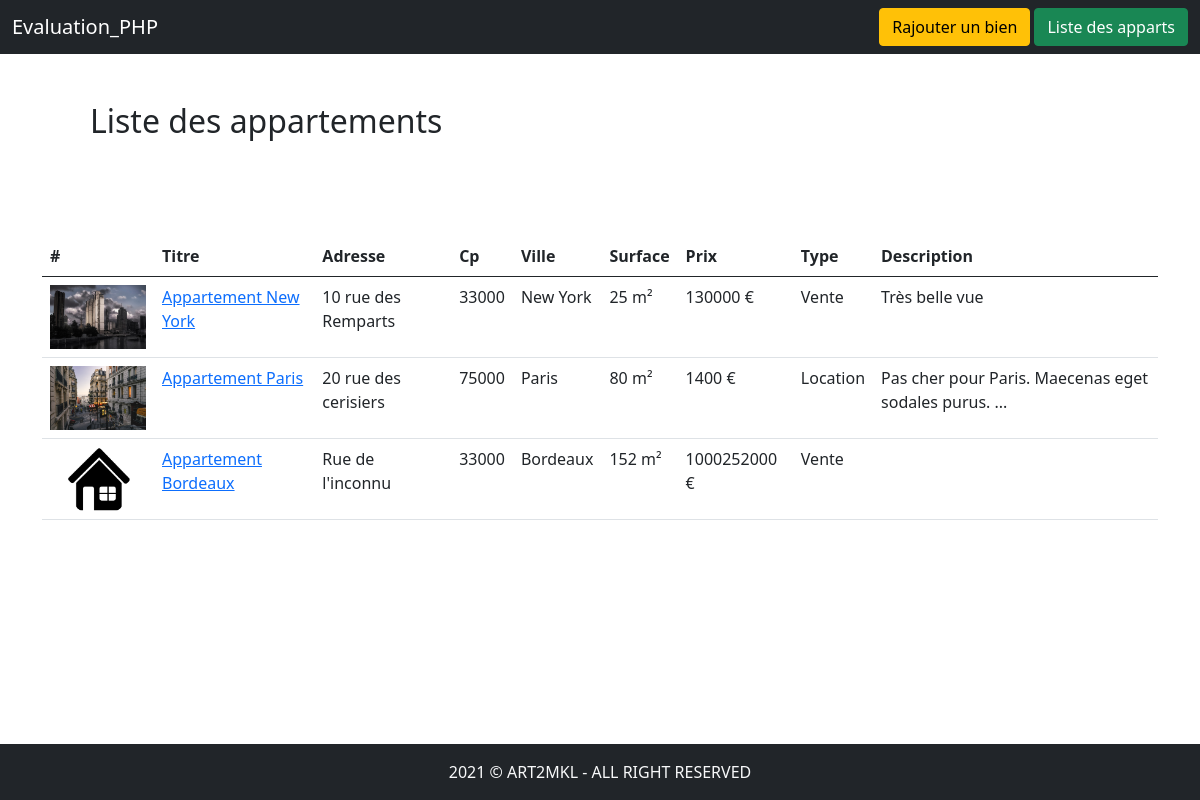
The app's page /affichage.php with its own data.
### tables this page shows
CREATE TABLE `logement` (
  `id_logement` int(11) NOT NULL,
  `titre` varchar(255) NOT NULL,
  `adresse` varchar(255) NOT NULL,
  `ville` varchar(255) NOT NULL,
  `cp` varchar(11) NOT NULL,
  `surface` int(11) NOT NULL,
  `prix` int(11) NOT NULL,
  `photo` text,
  `type` varchar(10) NOT NULL,
  `description` text
);

### affichage.php (the view, shortened to what this page needs)
<!DOCTYPE html>
<html lang="fr">
<?php include "head.php" ?>
<body>
    <?php include "nav.php" ?>
    <div class="container">
        <h2 class="p-5">Liste des appartements</h2>
        <table class="table mt-5">
            <thead>
                <tr>
                    <th scope="col">#</th>
                    <th scope="col">Titre</th>
                    <th scope="col">Adresse</th>
                    <th scope="col">Cp</th>
                    <th scope="col">Ville</th>
                    <th scope="col">Surface</th>
                    <th scope="col">Prix</th>
                    <th scope="col">Type</th>
                    <th scope="col">Description</th>
                </tr>
            </thead>
            <tbody>
                <?php
                include "bdd.php";
                $affiche = $bdd->query('SELECT * FROM logement');
                while ($row = $affiche->fetch()) {
                ?>
                    <tr>
                        <td><img src="<?= $row['photo'] ?? './uploads/default.jpg' ?> " alt="" class="image"></td>
                        <td><a href="description.php?plus=<?= $row['id_logement'] ?>"><?= $row['titre'] ?></a></td>
                        <td><?= $row['adresse'] ?></td>
                        <td><?= $row['cp'] ?></td>
                        <td><?= $row['ville'] ?></td>
                        <td><?= $row['surface'] . ' m²' ?></td>
                        <td><?= $row['prix'] . ' €' ?></td>
                        <td><?= $row['type'] ?></td>
                        <td><?= strlen($row['description']) >= 50 ? substr($row['description'], 0, 50) . "..." : $row['description'] ?></td>
                    </tr>
                <?php
                }
                ?>
            </tbody>
        </table>
    </div>
    <?php include "footer.php" ?>
</body>
</html>

### head.php (shortened to what this page needs)
<head>
    <link href="https://cdn.jsdelivr.net/npm/bootstrap@5.0.0-beta2/dist/css/bootstrap.min.css" rel="stylesheet">
    <link rel="stylesheet" href="./css/style.css">
</head>

### nav.php
<nav class="navbar navbar-dark bg-dark">
  <div class="container-fluid">
    <span class="navbar-brand mb-0 h1">Evaluation_PHP</span>
    <div>
      <a href="index.php" class="btn btn-warning">Rajouter un bien</a>
      <a href="affichage.php" class="btn btn-success">Liste des apparts</a>
    </div>
  </div>
</nav>

### footer.php (shortened to what this page needs)
<footer class="fixed-bottom bg-dark text-light text-center py-3">2021 © ART2MKL - ALL RIGHT RESERVED </footer>

### css/style.css (style rules this page uses)
.image { width:6rem; height:4rem; object-fit: cover; }

### records on screen
logement: photo (picture), titre "Appartement New York", adresse "10 rue des Remparts", cp "33000", ville "New York", surface "25", prix "130000", type "Vente", description "Très belle vue"
logement: photo (picture), titre "Appartement Paris", adresse "20 rue des cerisiers", cp "75000", ville "Paris", surface "80", prix "1400", type "Location", description "Pas cher pour Paris. Maecenas eget sodales purus."
logement: shows a picture, titre "Appartement Bordeaux", adresse "Rue de l'inconnu", cp "33000", ville "Bordeaux", surface "152", prix "1000252000", type "Vente"
